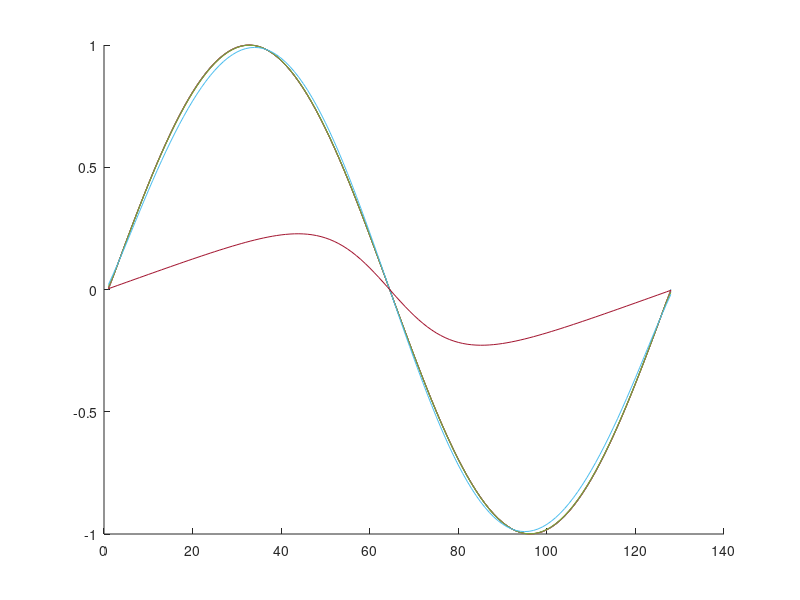
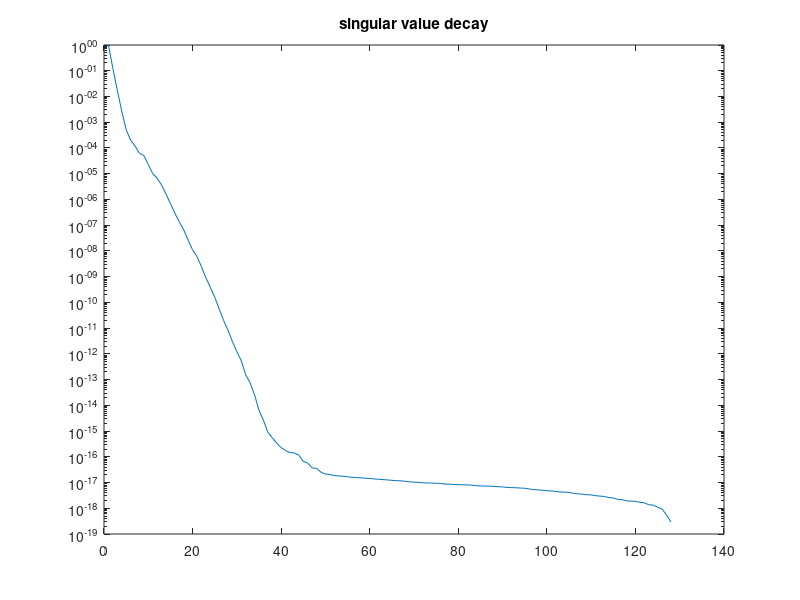
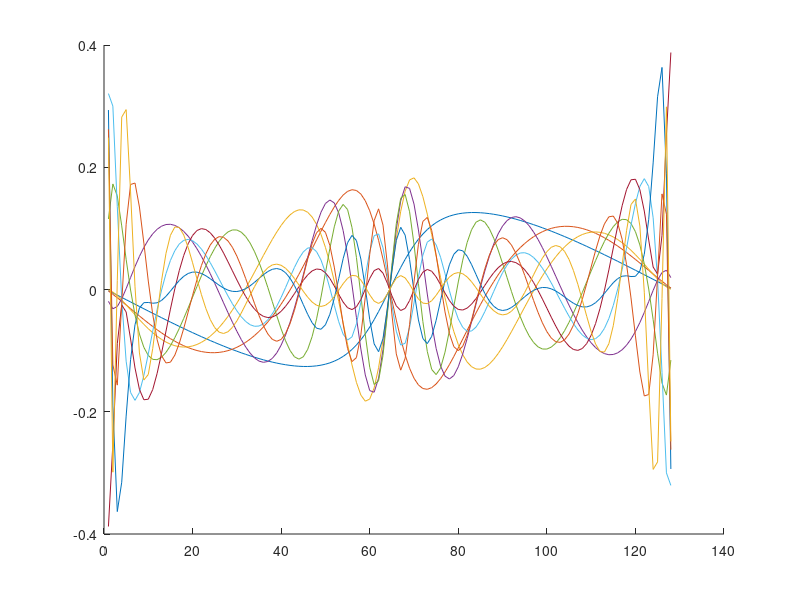

Reproduce these figures in MATLAB, in order. (Note: this script raises an error after producing the figures.)
clear all;
close all;

rng(1); % for reproducibility

addpath('source/');

N = 128;

%% Burgers' model based on https://epubs.siam.org/doi/epdf/10.1137/19M1292448

Omega = [-1 1];
xs = linspace(Omega(1),Omega(2),N);
dx = (Omega(2)-Omega(1))/N;

dt = 1e-4;
t_end = 1;
nt = t_end/dt;

is = [1 2];
I = speye(N);

%% skew-symmetric convection operator for Burger's equation as described in
% https://www.sciencedirect.com/science/article/pii/S0021999124002523
index = @(x) mod(x-1,N)+1;
kron_ind = @(i,j) i+(j-1)*N;

C = zeros(N,N^2);
for i = 1:N
    C(i,kron_ind(index(i-1),index(i-1))) = 1; % u_{i-1}^2
    C(i,kron_ind(index(i+1),index(i+1))) = -1; % u_{i+1}^2
    C(i,kron_ind(index(i-1),i)) = 1; % u_i u_{i-1}
    C(i,kron_ind(index(i+1),i)) = -1; % u_i u_{i+1}
end

C = C/(3*dx);

F2 = @(x1,x2) C*kron(x1,x2);

%% negative semi-definite diffusion operator
D = -2*diag(ones(N,1)) + diag(ones(N-1,1),1) + diag(ones(N-1,1),-1);
D(N,1) = 1;
D(1,N) = 1;
D = D/dx^2;
mu = 0.1;

F1 = @(x) mu*D*x;

%% 
F1X = @(X) F1(X(:,1));         % same as F1 but with consistent notation
F2X = @(X) F2(X(:,1),X(:,2));  % enable storing variables in one matrix

Nu = 0; % input signal dimension


f = @(x,u) F1(x) + F2(x,x);


%% generate ROM basis construction data
X_b = zeros(N,nt+1);
U_b = zeros(Nu,nt+1); 
% X0s = 10*[-sin(pi/2*xs)' sin(3*pi/2*xs)']; % -> make intial condition satisfy BC
% x0 = -sin(pi/2*xs)' ; % -> make intial condition satisfy BC
x0 = -sin(pi*xs)' ; % -> make intial condition satisfy BC

t = 0;
x = x0;
u = U_b(:,1);

X_b(:,1) = x0;
% U_b(:,1) = u;

for i=1:nt
    x = x + dt*f(x,u);
    t = t + dt;
    u = U_b(:,i);

    X_b(:,i+1) = x;
    % U_b(:,i+1) = u;
end

%% state plots
figure; hold on
plot(X_b(:,1))
plot(X_b(:,2))
plot(X_b(:,3))
plot(X_b(:,5))
plot(X_b(:,10))
plot(X_b(:,100))
plot(X_b(:,end))

%% construct ROM basis via POD
[V,S,~] = svd(X_b,'econ');
n = 10;
% n = 0;
Vn = V(:,1:n);

%% singular value decay
figure
semilogy(diag(S)/S(1,1))
title("singular value decay")

%% plot POD modes
figure; hold on
for i = 1:n
% for i = n:n
    plot(Vn(:,i))
end

%% construct intrusive operators
tA1 = precompute_rom_operator(F1X,Vn,1);

Jn2 = power2kron(n,2);
tA2 = precompute_rom_operator(F2X,Vn,2)*Jn2;

% tA2_2= Vn'*C*kron(Vn,Vn)*Jn2;
% norm(tA2-tA2_2)

%% generate rank-sufficient snapshot data
tX0_pure = rank_suff_basis(n,is);
U0_pure = [];
XU = blkdiag(U0_pure,tX0_pure);
tX0 = XU(Nu+1:end,:);
U0 = XU(1:Nu,:);

% tX0 = rank_suff_basis(n,is);
% U0 = [];

nf = size(tX0,2);
tX1 = zeros(n,nf);

% compute time step estimate (3.10)
dt1 = dt_estimate(X_b,U_b,Vn(:,1),dt,is);

for i = 1:nf
    tX1(:,i) = Vn'*single_step(Vn*tX0(:,i),U0(:,i),dt1,f);
end

dot_tX = (tX1-tX0)/dt1;

% tX0 = int32(full(tX0));
% U0 = int32(full(U0));

%%
ns = 1:n;
nn = numel(ns);

B_errors = zeros(nn,1);
A1_errors = zeros(nn,1);
A2_errors = zeros(nn,1);

O_errors = zeros(nn,1);
condsD = zeros(nn,1);

n_is__ = n_is(n,is);

h_energy_error = zeros(nn,1);
t_energy_error = zeros(nn,1);

h_symmetry_error = zeros(nn,1);
t_symmetry_error = zeros(nn,1);

h_ROM_state_error = zeros(nn,1);
t_ROM_state_error = zeros(nn,1);

for j = 1:nn
    n_ = ns(j);
    n_is_ = n_is(n_,is);
    nf_ = sum(n_is_)+Nu;

    ks = [1:Nu+n_is_(1), Nu+n_is__(1)+1:Nu+n_is__(1)+n_is_(2)];

    tX0_ = tX0(1:n_,ks);
    dot_tX_ = dot_tX(1:n_,ks);
    U0_ = U0(:,ks);

    [O,A_inds,B_inds,condD] = opinf(dot_tX_,tX0_,U0_,is,true);
    hA1_ = O(:,A_inds(1,1):A_inds(1,2));
    hA2_ = O(:,A_inds(2,1):A_inds(2,2));
    hB_ = O(:,B_inds(1,1):B_inds(1,2));

    % tB_ = tB(1:n_,:);
    tA1_ = tA1(1:n_,1:n_is_(1));
    tA2_ = tA2(1:n_,1:n_is_(2));

    tO_ = [tA1_ tA2_];
    O_errors(j) = norm(O-tO_,"fro")/norm(tO_,"fro");

    condsD(j) = condD;


    %% compute energy-preserving constraint violation
    % eq. (19) in https://arxiv.org/pdf/2401.02889
    Jn_3 = power2kron(n_,3);
    In_2 = kron2power(n_,2);
    h_conv = hA2_*In_2;
    h_energy_error(j) = sum(abs(Jn_3'*h_conv(:)));
    % h_energy_error(j) = norm((Jn_3'*h_conv(:)));
    t_conv = tA2_*In_2;
    t_energy_error(j) = sum(abs(Jn_3'*t_conv(:)));
    % t_energy_error(j) = norm((Jn_3'*t_conv(:)));

    %% compute symmetry violation
    h_symmetry_error(j) = norm(hA1_ - hA1_')/norm(hA1_);
    t_symmetry_error(j) = norm(tA1_ - tA1_')/norm(tA1_);

    %% plot eigenvalues of diffusion matrix
    figure(316311)
    hold on
    semilogy(n_*ones(n_,1),-eig(tA1_),'bo', "DisplayName","intrusive", "MarkerSize",10)
    semilogy(n_*ones(n_,1),-eig(hA1_),'rx', "DisplayName","exactOpInf", "MarkerSize",10)
    ylabel("negated eigenvalues","Interpreter","latex", "FontSize",15)
    xlabel("ROM dimension","Interpreter","latex", "FontSize",15)
    set(gca, 'YScale', 'log')
    % legend("show")
    ylim([4 2e4])
    grid on
    legend("intrusive","exactOpInf","Location","northwest","Interpreter","latex", "FontSize",12)

    %% compute avg ROM state error
    Vn_ = Vn(:,1:n_);
    tf = @(tx,u) tA1_*tx + tA2_*uniquepower(tx,2);
    hf = @(hx,u) hA1_*hx + hA2_*uniquepower(hx,2);

    tX_b = zeros(n_,nt+1);
    hX_b = zeros(n_,nt+1);
    % U_b = zeros(Nu,nt+1); 
    t = 0;
    tx = Vn_'*x0;
    hx = Vn_'*x0;
    % u = U_b(:,1);

    tX_b(:,1) = tx;
    hX_b(:,1) = hx;
    % U_b(:,1) = u;

    for i=1:nt
        tx = single_step(tx,[],dt,tf);
        hx = single_step(hx,[],dt,hf);

        t = t + dt;
        % u = U_b(:,i);

        tX_b(:,i+1) = tx;
        hX_b(:,i+1) = hx;
        % U_b(:,i+1) = u;
    end
    
    t_ROM_state_error(j) = norm(Vn_*tX_b - X_b,"fro")/norm(X_b,"fro");
    h_ROM_state_error(j) = norm(Vn_*hX_b - X_b,"fro")/norm(X_b,"fro");
end

savefig("figures/eig_vals.fig")
exportgraphics(gcf,"figures/eig_vals.pdf")

% figure
% hold on
% semilogy(ns,O_errors,'x-', 'LineWidth', 2,'DisplayName',"exactOpInf")
% ylabel("operator error")
% xlabel("ROM dimension")
% set(gca, 'YScale', 'log')
% grid on
% legend("show")


figure
hold on
semilogy(ns,h_energy_error,'x-', 'LineWidth', 2,'DisplayName',"exactOpInf", "MarkerSize",10)
semilogy(ns,t_energy_error,'+:', 'LineWidth', 2,'DisplayName',"intrusive", "MarkerSize",10)
ylabel("energy-preserving constraint violation","Interpreter","latex", "FontSize",15)
xlabel("ROM dimension","Interpreter","latex", "FontSize",15)
set(gca, 'YScale', 'log')
grid on
legend("show","Interpreter","latex", "FontSize",12)
legend("Location","northwest")

savefig("figures/energy_violation.fig")
exportgraphics(gcf,"figures/energy_violation.pdf")

figure
hold on
semilogy(ns,h_symmetry_error,'x-', 'LineWidth', 2,'DisplayName',"exactOpInf", "MarkerSize",10)
semilogy(ns,t_symmetry_error,'+:', 'LineWidth', 2,'DisplayName',"intrusive", "MarkerSize",10)
ylabel("diffusion matrix symmetry violation","Interpreter","latex", "FontSize",15)
xlabel("ROM dimension","Interpreter","latex", "FontSize",15)
set(gca, 'YScale', 'log')
grid on
legend("show","Interpreter","latex", "FontSize",12)
legend("Location","northwest")
ylim([1e-17 1e-15])

savefig("figures/symmetry_violation.fig")
exportgraphics(gcf,"figures/symmetry_violation.pdf")

figure
hold on
semilogy(ns,h_ROM_state_error,'x-', 'LineWidth', 2,'DisplayName',"exactOpInf", "MarkerSize",10)
semilogy(ns,t_ROM_state_error,'+:', 'LineWidth', 2,'DisplayName',"intrusive", "MarkerSize",10)
ylabel("avg rel error of states","Interpreter","latex", "FontSize",15)
xlabel("ROM dimension","Interpreter","latex", "FontSize",15)
set(gca, 'YScale', 'log')
grid on
legend("show","Interpreter","latex", "FontSize",12)
legend("Location","northwest")
% ylim([1e-17 1e-15])

savefig("figures/rom_state_error.fig")
exportgraphics(gcf,"figures/rom_state_error.pdf")


%% visualize singular values
% figure; semilogy(diag(S),'o-')
% hold on

save("data/data_burgers","O_errors","condsD");


%% FOM solver running for one time step
function x_1 = single_step(x_0,u_0,dt,f)
    x_1 = x_0 + dt*f(x_0,u_0);
end
